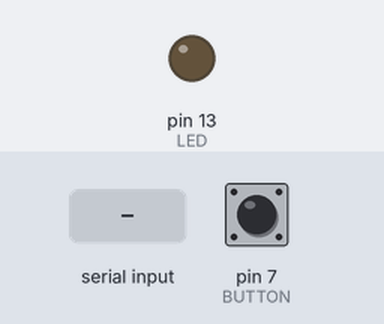
The sketch below on a simulated Arduino Uno, built with avr-gcc and run on an emulated ATmega328P. Parts: output pins drawn as LEDs (lit = HIGH). The inputs (shaded band) are chosen by the test bench; at power-on: pin 7 (BUTTON) LOW.

Above: at 1.2 s.
1.3 s: "H" received over Serial
At 2.3 s:
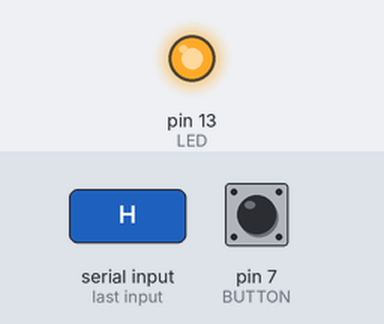
4.4 s: "L" received over Serial
At 4.7 s:
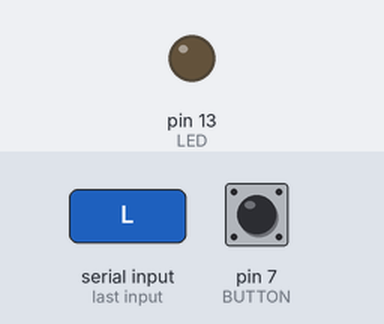
Timing chart, 0 to 7.4 s (numbered marks = the images above; inputs shaded):
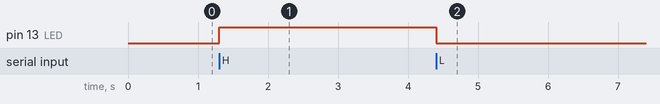

Measured:
- after the input at 1.3 s, pin 13 (LED): LOW → HIGH at once
- after the input at 4.4 s, pin 13 (LED): HIGH → LOW at once

The sketch:

button_led.ino
```cpp
#define LED 13
#define BUTTON 7

int button_state = LOW;
bool was_low = true;

void setup() {
  pinMode(LED, OUTPUT);
  pinMode(BUTTON, INPUT);
  Serial.begin(9600);
}

void loop() {
  button_state = digitalRead(BUTTON);

  if (Serial.available()) {
    char incoming = Serial.read();
    if (incoming == 'H') {
      digitalWrite(LED, HIGH);
    }
    if (incoming == 'L') {
      digitalWrite(LED, LOW);
    }
  }

  if (button_state == HIGH) {
    if (was_low == true) {
      Serial.print('B');  // (B)utton pressed once
      was_low = false;
    }
  }
  else {
    was_low = true;
  }

}
```
